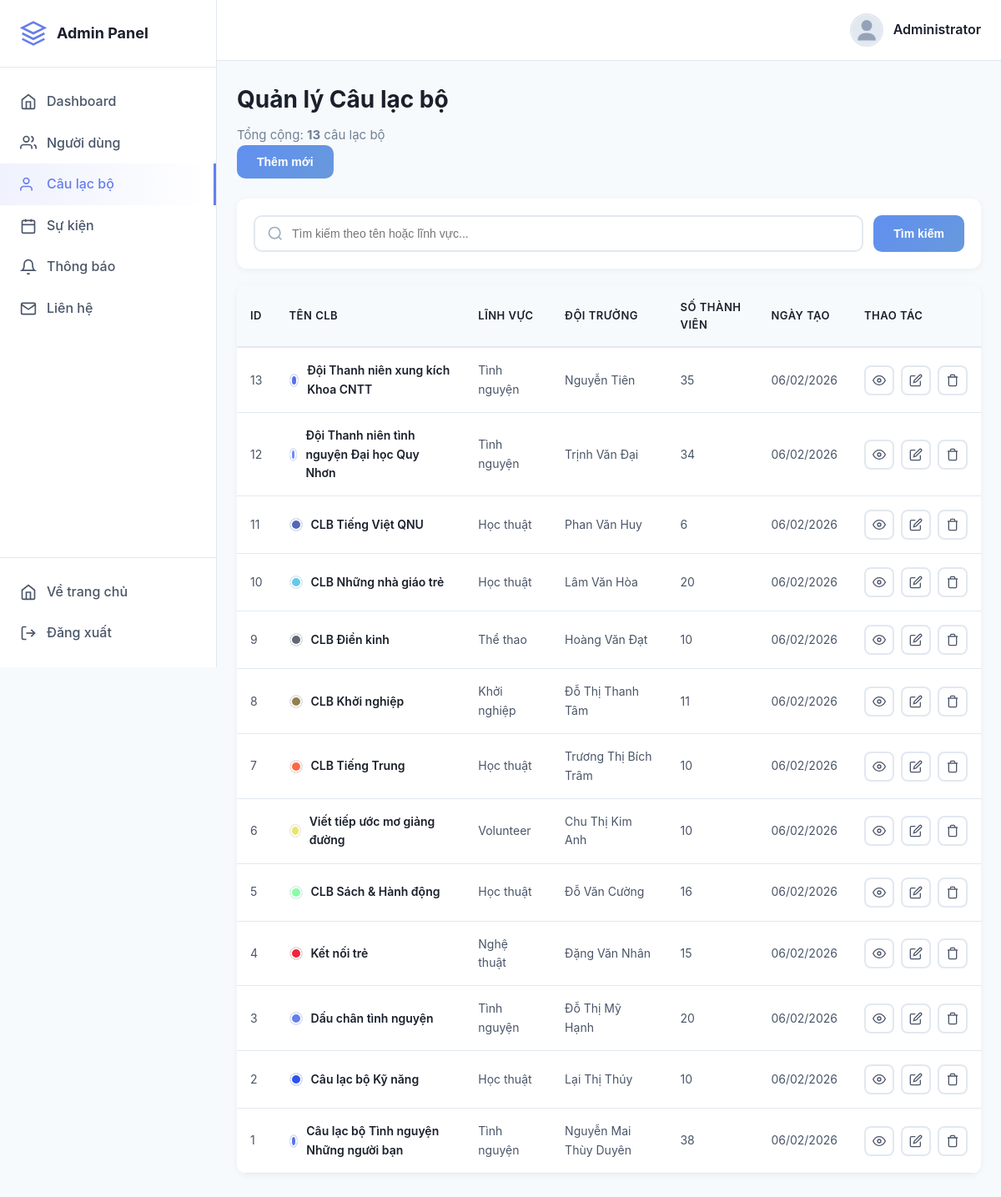
The page /admin/clubs.php (signed in) on the database its author committed.
### tables this page shows
CREATE TABLE `clubs` (
  `id` int(11) NOT NULL,
  `name` varchar(150) NOT NULL,
  `slug` varchar(150) NOT NULL,
  `description` text DEFAULT NULL,
  `category` varchar(100) DEFAULT 'Other',
  `color` varchar(20) DEFAULT '#667eea',
  `founded_date` date DEFAULT NULL,
  `leader_id` int(11) DEFAULT NULL,
  `status` enum('active','inactive','archived') DEFAULT 'active',
  `created_at` timestamp NULL DEFAULT current_timestamp(),
  `updated_at` timestamp NULL DEFAULT current_timestamp() ON UPDATE current_timestamp(),
  `total_members` int(11) DEFAULT 0
);

CREATE TABLE `users` (
  `id` int(11) NOT NULL,
  `full_name` varchar(100) DEFAULT NULL,
  `username` varchar(50) NOT NULL,
  `email` varchar(100) DEFAULT NULL,
  `avatar` varchar(255) DEFAULT NULL,
  `phone` varchar(20) DEFAULT NULL,
  `student_id` varchar(20) DEFAULT NULL,
  `class_name` varchar(50) DEFAULT NULL,
  `faculty` varchar(100) DEFAULT NULL,
  `gender` enum('male','female','other') DEFAULT 'other',
  `role` varchar(50) DEFAULT 'member',
  `password` varchar(255) NOT NULL,
  `remember_token` varchar(255) DEFAULT NULL,
  `remember_expiry` datetime DEFAULT NULL,
  `created_at` timestamp NULL DEFAULT current_timestamp()
);

### admin/clubs.php (the view, shortened to what this page needs)
<?php
require_once __DIR__ . '/../assets/database/connect.php';
$items_per_page = 20;
$current_page = isset($_GET['page']) && is_numeric($_GET['page']) && $_GET['page'] > 0 ? (int)$_GET['page'] : 1;
$offset = ($current_page - 1) * $items_per_page;
$search = isset($_GET['search']) ? trim($_GET['search']) : '';
$where_clause = '';
$params = [];
$types = '';
$count_sql = "SELECT COUNT(*) as total FROM clubs c $where_clause";
if (!empty($params)) {
    $count_stmt = $conn->prepare($count_sql);
    $count_stmt->bind_param($types, ...$params);
    $count_stmt->execute();
    $total_clubs = $count_stmt->get_result()->fetch_assoc()['total'];
    $count_stmt->close();
} else {
    $result = $conn->query($count_sql);
    $total_clubs = $result->fetch_assoc()['total'];
}
$sql = "SELECT c.id, c.name, c.category, c.total_members, c.color, c.created_at, u.full_name as leader_name
        FROM clubs c
        LEFT JOIN users u ON c.leader_id = u.id
        $where_clause
        ORDER BY c.created_at DESC
        LIMIT ? OFFSET ?";
$params[] = $items_per_page;
$params[] = $offset;
$types .= 'ii';
$stmt = $conn->prepare($sql);
if (!empty($types)) {
    $stmt->bind_param($types, ...$params);
} else {
    $stmt->bind_param('ii', $items_per_page, $offset);
}
$stmt->execute();
$clubs = $stmt->get_result()->fetch_all(MYSQLI_ASSOC);
?>
<!DOCTYPE html>
<html lang="vi">
<head>
    <link rel="stylesheet" href="../assets/css/admin/admin.css">
</head>
<body>
    <?php include 'includes/sidebar.php'; ?>
    <div class="admin-main">
        <?php include 'includes/header.php'; ?>
        <div class="admin-content">
            <div class="page-header">
                <div>
                    <h1>Quản lý Câu lạc bộ</h1>
                    <p>Tổng cộng: <strong><?= number_format($total_clubs) ?></strong> câu lạc bộ</p>
                </div>
                <div>
                    <button type="button" class="btn-primary" id="btnOpenCreateClub">Thêm mới</button>
                </div>
            </div>
            <div class="filter-bar">
                <form method="GET" class="filter-form">
                    <div class="search-box">
                        <svg width="20" height="20" viewBox="0 0 24 24" fill="none" stroke="currentColor" stroke-width="2">
                            <circle cx="11" cy="11" r="8"></circle>
                            <path d="m21 21-4.35-4.35"></path>
                        </svg>
                        <input type="text" name="search" placeholder="Tìm kiếm theo tên hoặc lĩnh vực..." value="<?= htmlspecialchars($search) ?>">
                    </div>
                    <button type="submit" class="btn-primary">Tìm kiếm</button>
                </form>
            </div>
            <div class="table-container">
                <table class="data-table">
                    <thead>
                        <tr>
                            <th>ID</th>
                            <th>Tên CLB</th>
                            <th>Lĩnh vực</th>
                            <th>Đội trưởng</th>
                            <th>Số thành viên</th>
                            <th>Ngày tạo</th>
                            <th>Thao tác</th>
                        </tr>
                    </thead>
                    <tbody>
                        <?php if (!empty($clubs)): ?>
                            <?php foreach ($clubs as $club): ?>
                            <tr>
                                <td><?= $club['id'] ?></td>
                                <td>
                                    <div class="club-name-cell">
                                        <span class="color-dot" style="background: <?= htmlspecialchars($club['color'] ?? '#667eea') ?>"></span>
                                        <span><?= htmlspecialchars($club['name']) ?></span>
                                    </div>
                                </td>
                                <td><?= htmlspecialchars($club['category']) ?></td>
                                <td><?= htmlspecialchars($club['leader_name'] ?? 'Chưa có') ?></td>
                                <td><?= number_format($club['total_members']) ?></td>
                                <td><?= date('d/m/Y', strtotime($club['created_at'])) ?></td>
                                <td>
                                    <div class="action-buttons">
                                        <a href="../club-detail.php?id=<?= $club['id'] ?>" class="btn-icon btn-view" title="Xem" target="_blank">
                                            <svg width="16" height="16" viewBox="0 0 24 24" fill="none" stroke="currentColor" stroke-width="2">
                                                <path d="M1 12s4-8 11-8 11 8 11 8-4 8-11 8-11-8-11-8z"></path>
                                                <circle cx="12" cy="12" r="3"></circle>
                                            </svg>
                                        </a>
                                        <a href="clubs.php?edit_id=<?= $club['id'] ?>" class="btn-icon btn-edit" title="Chỉnh sửa">
                                            <svg width="16" height="16" viewBox="0 0 24 24" fill="none" stroke="currentColor" stroke-width="2">
                                                <path d="M11 4H4a2 2 0 0 0-2 2v14a2 2 0 0 0 2 2h14a2 2 0 0 0 2-2v-7"></path>
                                                <path d="M18.5 2.5a2.121 2.121 0 0 1 3 3L12 15l-4 1 1-4 9.5-9.5z"></path>
                                            </svg>
                                        </a>
                                        <form method="POST" style="display:inline" onsubmit="return confirm('Bạn có chắc chắn muốn xóa câu lạc bộ này?');">
                                            <button class="btn-icon btn-delete" type="submit" title="Xóa">
                                                <svg width="16" height="16" viewBox="0 0 24 24" fill="none" stroke="currentColor" stroke-width="2">
                                                    <polyline points="3 6 5 6 21 6"></polyline>
                                                    <path d="M19 6v14a2 2 0 0 1-2 2H7a2 2 0 0 1-2-2V6m3 0V4a2 2 0 0 1 2-2h4a2 2 0 0 1 2 2v2"></path>
                                                </svg>
                                            </button>
                                        </form>
                                    </div>
                                </td>
                            </tr>
                            <?php endforeach; ?>
                        <?php else: ?>
                            <tr>
                                <td colspan="7" class="text-center">Không có dữ liệu</td>
                            </tr>
                        <?php endif; ?>
                    </tbody>
                </table>
            </div>
        </div>
    </div>
</body>
</html>

### assets/css/admin/admin.css (style rules this page uses)
* { margin: 0; padding: 0; box-sizing: border-box; }
body { font-family: 'Inter', -apple-system, BlinkMacSystemFont, 'Segoe UI', Roboto, sans-serif; background: #f7fafc; color: #1a202c; line-height: 1.6; }
.admin-main { margin-left: 260px; min-height: 100vh; transition: margin-left 0.3s; }
.admin-content { padding: 24px; }
.page-header { margin-bottom: 24px; }
.page-header h1 { font-size: 28px; font-weight: 700; color: #1a202c; margin-bottom: 8px; }
.page-header p { color: #718096; font-size: 15px; }
.filter-bar { background: white; border-radius: 12px; padding: 20px; margin-bottom: 20px; box-shadow: 0 2px 8px rgba(0, 0, 0, 0.05); }
.filter-form { display: flex; gap: 12px; flex-wrap: wrap; }
.search-box { flex: 1; min-width: 300px; position: relative; display: flex; align-items: center; }
.search-box svg { position: absolute; left: 16px; color: #a0aec0; z-index: 1; }
.search-box input { width: 100%; padding: 12px 12px 12px 44px; border: 2px solid #e2e8f0; border-radius: 10px; font-size: 14px; outline: none; transition: all 0.3s; }
.btn-primary, .btn-secondary { padding: 12px 24px; border-radius: 10px; font-weight: 600; font-size: 14px; cursor: pointer; border: none; transition: all 0.3s; text-decoration: none; display: inline-block; }
.btn-primary { background: linear-gradient(135deg, #618ff1 0%, #6799db 100%); color: white; }
.table-container { background: white; border-radius: 12px; overflow: hidden; box-shadow: 0 2px 8px rgba(0, 0, 0, 0.05); margin-bottom: 20px; }
.data-table { width: 100%; border-collapse: collapse; }
.data-table thead { background: #f7fafc; }
.data-table th { padding: 16px; text-align: left; font-weight: 600; color: #1a202c; font-size: 13px; text-transform: uppercase; letter-spacing: 0.5px; border-bottom: 2px solid #e2e8f0; }
.data-table tbody tr { border-bottom: 1px solid #e2e8f0; transition: background-color 0.3s; }
.data-table td { padding: 16px; color: #4a5568; font-size: 14px; }
.action-buttons { display: flex; gap: 8px; }
.btn-icon { width: 36px; height: 36px; border-radius: 8px; border: 2px solid #e2e8f0; background: white; cursor: pointer; display: flex; align-items: center; justify-content: center; transition: all 0.3s; color: #4a5568; }
.club-name-cell { display: flex; align-items: center; gap: 10px; font-weight: 600; color: #1a202c; }
.color-dot { width: 16px; height: 16px; border-radius: 50%; border: 1px solid #e2e8f0; box-shadow: inset 0 0 0 2px #fff; }

### rows shown on the page
clubs: id "13", name "Đội Thanh niên xung kích Khoa CNTT", category "Tình nguyện", leader.full_name "Nguyễn Tiên", total_members "35", created_at "06/02/2026"
clubs: id "12", name "Đội Thanh niên tình nguyện Đại học Quy Nhơn", category "Tình nguyện", leader.full_name "Trịnh Văn Đại", total_members "34", created_at "06/02/2026"
clubs: id "11", name "CLB Tiếng Việt QNU", category "Học thuật", leader.full_name "Phan Văn Huy", total_members "6", created_at "06/02/2026"
clubs: id "10", name "CLB Những nhà giáo trẻ", category "Học thuật", leader.full_name "Lâm Văn Hòa", total_members "20", created_at "06/02/2026"
clubs: id "9", name "CLB Điền kinh", category "Thể thao", leader.full_name "Hoàng Văn Đạt", total_members "10", created_at "06/02/2026"
clubs: id "8", name "CLB Khởi nghiệp", category "Khởi nghiệp", leader.full_name "Đỗ Thị Thanh Tâm", total_members "11", created_at "06/02/2026"
clubs: id "7", name "CLB Tiếng Trung", category "Học thuật", leader.full_name "Trương Thị Bích Trâm", total_members "10", created_at "06/02/2026"
clubs: id "6", name "Viết tiếp ước mơ giảng đường", category "Volunteer", leader.full_name "Chu Thị Kim Anh", total_members "10", created_at "06/02/2026"
clubs: id "5", name "CLB Sách & Hành động", category "Học thuật", leader.full_name "Đỗ Văn Cường", total_members "16", created_at "06/02/2026"
clubs: id "4", name "Kết nối trẻ", category "Nghệ thuật", leader.full_name "Đặng Văn Nhân", total_members "15", created_at "06/02/2026"
clubs: id "3", name "Dấu chân tình nguyện", category "Tình nguyện", leader.full_name "Đỗ Thị Mỹ Hạnh", total_members "20", created_at "06/02/2026"
clubs: id "2", name "Câu lạc bộ Kỹ năng", category "Học thuật", leader.full_name "Lại Thị Thúy", total_members "10", created_at "06/02/2026"
clubs: id "1", name "Câu lạc bộ Tình nguyện Những người bạn", category "Tình nguyện", leader.full_name "Nguyễn Mai Thùy Duyên", total_members "38", created_at "06/02/2026"

### other values the page prints
$_SESSION['admin_name'] "Administrator"
$total_clubs "13"
